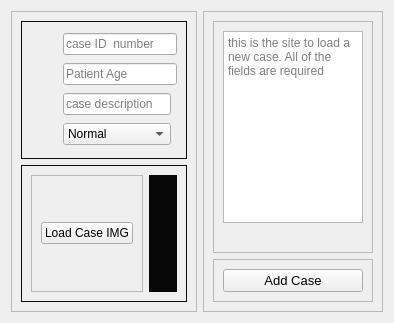
            <widget class="QWidget" name="add_case_page">
             <property name="styleSheet">
              <string notr="true">QFrame#addPT_patientData_frame,#addPB_patientIMG_frame{
	border: 1px solid rgb(11,13,11);
}</string>
             </property>
             <layout class="QHBoxLayout" name="horizontalLayout_14">
              <item>
               <widget class="QFrame" name="add_page_left_frame">
                <property name="frameShape">
                 <enum>QFrame::StyledPanel</enum>
                </property>
                <property name="frameShadow">
                 <enum>QFrame::Raised</enum>
                </property>
                <layout class="QVBoxLayout" name="verticalLayout_9">
                 <item>
                  <widget class="QFrame" name="addPT_patientData_frame">
                   <property name="frameShape">
                    <enum>QFrame::StyledPanel</enum>
                   </property>
                   <property name="frameShadow">
                    <enum>QFrame::Raised</enum>
                   </property>
                   <layout class="QGridLayout" name="gridLayout_2">
                    <item row="3" column="0">
                     <widget class="QLabel" name="label_7">
                      <property name="minimumSize">
                       <size>
                        <width>20</width>
                        <height>20</height>
                       </size>
                      </property>
                      <property name="maximumSize">
                       <size>
                        <width>20</width>
                        <height>20</height>
                       </size>
                      </property>
                      <property name="text">
                       <string/>
                      </property>
                      <property name="pixmap">
                       <pixmap resource="icons.qrc">:/icons/iconsSVG/code-alt.svg</pixmap>
                      </property>
                      <property name="scaledContents">
                       <bool>true</bool>
                      </property>
                     </widget>
                    </item>
                    <item row="1" column="2" colspan="2">
                     <widget class="QLineEdit" name="add_age">
                      <property name="text">
                       <string/>
                      </property>
                      <property name="maxLength">
                       <number>2</number>
                      </property>
                      <property name="placeholderText">
                       <string>Patient Age</string>
                      </property>
                     </widget>
                    </item>
                    <item row="2" column="0">
                     <widget class="QLabel" name="label_6">
                      <property name="minimumSize">
                       <size>
                        <width>20</width>
                        <height>20</height>
                       </size>
                      </property>
                      <property name="maximumSize">
                       <size>
                        <width>20</width>
                        <height>20</height>
                       </size>
                      </property>
                      <property name="text">
                       <string/>
                      </property>
                      <property name="pixmap">
                       <pixmap resource="icons.qrc">:/icons/iconsSVG/sticker.svg</pixmap>
                      </property>
                      <property name="scaledContents">
                       <bool>true</bool>
                      </property>
                     </widget>
                    </item>
                    <item row="2" column="2">
                     <widget class="QLineEdit" name="add_description">
                      <property name="text">
                       <string/>
                      </property>
                      <property name="maxLength">
                       <number>50</number>
                      </property>
                      <property name="placeholderText">
                       <string>case description</string>
                      </property>
                     </widget>
                    </item>
                    <item row="1" column="0">
                     <widget class="QLabel" name="label_5">
                      <property name="minimumSize">
                       <size>
                        <width>20</width>
                        <height>20</height>
                       </size>
                      </property>
                      <property name="maximumSize">
                       <size>
                        <width>20</width>
                        <height>20</height>
                       </size>
                      </property>
                      <property name="text">
                       <string/>
                      </property>
                      <property name="pixmap">
                       <pixmap resource="icons.qrc">:/icons/iconsSVG/accessibility-human.svg</pixmap>
                      </property>
                      <property name="scaledContents">
                       <bool>true</bool>
                      </property>
                     </widget>
                    </item>
                    <item row="0" column="2" colspan="2">
                     <widget class="QLineEdit" name="add_IMG_idname">
                      <property name="inputMask">
                       <string/>
                      </property>
                      <property name="text">
                       <string/>
                      </property>
                      <property name="maxLength">
                       <number>10</number>
                      </property>
                      <property name="placeholderText">
                       <string>case ID  number</string>
                      </property>
                     </widget>
                    </item>
                    <item row="0" column="0" colspan="2">
                     <widget class="QLabel" name="label_4">
                      <property name="maximumSize">
                       <size>
                        <width>20</width>
                        <height>20</height>
                       </size>
                      </property>
                      <property name="text">
                       <string/>
                      </property>
                      <property name="pixmap">
                       <pixmap resource="icons.qrc">:/icons/iconsSVG/person-add.svg</pixmap>
                      </property>
                      <property name="scaledContents">
                       <bool>true</bool>
                      </property>
                     </widget>
                    </item>
                    <item row="3" column="2">
                     <widget class="QComboBox" name="add_status">
                      <property name="currentText">
                       <string>Normal</string>
                      </property>
                      <item>
                       <property name="text">
                        <string>Normal</string>
                       </property>
                      </item>
                      <item>
                       <property name="text">
                        <string>Pneumonia</string>
                       </property>
                      </item>
                     </widget>
                    </item>
                   </layout>
                  </widget>
                 </item>
                 <item>
                  <widget class="QFrame" name="addPB_patientIMG_frame">
                   <property name="frameShape">
                    <enum>QFrame::StyledPanel</enum>
                   </property>
                   <property name="frameShadow">
                    <enum>QFrame::Raised</enum>
                   </property>
                   <layout class="QHBoxLayout" name="horizontalLayout_15">
                    <item>
                     <widget class="QFrame" name="add_patient_img_btn">
                      <property name="frameShape">
                       <enum>QFrame::StyledPanel</enum>
                      </property>
                      <property name="frameShadow">
                       <enum>QFrame::Raised</enum>
                      </property>
                      <layout class="QHBoxLayout" name="horizontalLayout_16">
                       <item alignment="Qt::AlignLeft">
                        <widget class="QPushButton" name="add_load_img_btn">
                         <property name="styleSheet">
                          <string notr="true">:hover{

background:#0f120f;

}</string>
                         </property>
                         <property name="text">
                          <string>Load Case IMG</string>
                         </property>
                         <property name="icon">
                          <iconset resource="icons.qrc">
                           <normaloff>:/icons/iconsSVG/upload.svg</normaloff>:/icons/iconsSVG/upload.svg</iconset>
                         </property>
                        </widget>
                       </item>
                      </layout>
                     </widget>
                    </item>
                    <item>
                     <widget class="QFrame" name="add_patient_img_frame">
                      <property name="styleSheet">
                       <string notr="true">background-color: rgb(7,8,7);</string>
                      </property>
                      <property name="frameShape">
                       <enum>QFrame::StyledPanel</enum>
                      </property>
                      <property name="frameShadow">
                       <enum>QFrame::Raised</enum>
                      </property>
                      <layout class="QHBoxLayout" name="horizontalLayout_17">
                       <item>
                        <widget class="QLabel" name="add_img_thumb_frame">
                         <property name="text">
                          <string/>
                         </property>
                         <property name="scaledContents">
                          <bool>true</bool>
                         </property>
                        </widget>
                       </item>
                      </layout>
                     </widget>
                    </item>
                   </layout>
                  </widget>
                 </item>
                </layout>
               </widget>
              </item>
              <item>
               <widget class="QFrame" name="add_page_right_frame">
                <property name="minimumSize">
                 <size>
                  <width>180</width>
                  <height>0</height>
                 </size>
                </property>
                <property name="maximumSize">
                 <size>
                  <width>180</width>
                  <height>16777215</height>
                 </size>
                </property>
                <property name="frameShape">
                 <enum>QFrame::StyledPanel</enum>
                </property>
                <property name="frameShadow">
                 <enum>QFrame::Raised</enum>
                </property>
                <layout class="QVBoxLayout" name="verticalLayout_10">
                 <item>
                  <widget class="QFrame" name="addPT_right_frame_lbl">
                   <property name="frameShape">
                    <enum>QFrame::StyledPanel</enum>
                   </property>
                   <property name="frameShadow">
                    <enum>QFrame::Raised</enum>
                   </property>
                   <layout class="QVBoxLayout" name="verticalLayout_11">
                    <item alignment="Qt::AlignHCenter|Qt::AlignVCenter">
                     <widget class="QTextEdit" name="textEdit">
                      <property name="placeholderText">
                       <string>this is the site to load a new case. All of the fields are required</string>
                      </property>
                     </widget>
                    </item>
                    <item alignment="Qt::AlignHCenter">
                     <widget class="QLabel" name="label_8">
                      <property name="text">
                       <string/>
                      </property>
                      <property name="pixmap">
                       <pixmap resource="icons.qrc">:/icons/iconsSVG/layers.svg</pixmap>
                      </property>
                     </widget>
                    </item>
                   </layout>
                  </widget>
                 </item>
                 <item>
                  <widget class="QFrame" name="addPB_right_frame_btnFrame">
                   <property name="frameShape">
                    <enum>QFrame::StyledPanel</enum>
                   </property>
                   <property name="frameShadow">
                    <enum>QFrame::Raised</enum>
                   </property>
                   <layout class="QHBoxLayout" name="horizontalLayout_18">
                    <item>
                     <widget class="QPushButton" name="add_patient_case_btn">
                      <property name="font">
                       <font>
                        <pointsize>10</pointsize>
                       </font>
                      </property>
                      <property name="styleSheet">
                       <string notr="true">:hover{

background:#0f120f;

}</string>
                      </property>
                      <property name="text">
                       <string>Add Case</string>
                      </property>
                      <property name="icon">
                       <iconset resource="icons.qrc">
                        <normaloff>:/icons/iconsSVG/add-to-list.svg</normaloff>:/icons/iconsSVG/add-to-list.svg</iconset>
                      </property>
                      <property name="iconSize">
                       <size>
                        <width>25</width>
                        <height>25</height>
                       </size>
                      </property>
                     </widget>
                    </item>
                   </layout>
                  </widget>
                 </item>
                </layout>
               </widget>
              </item>
             </layout>
            </widget>
